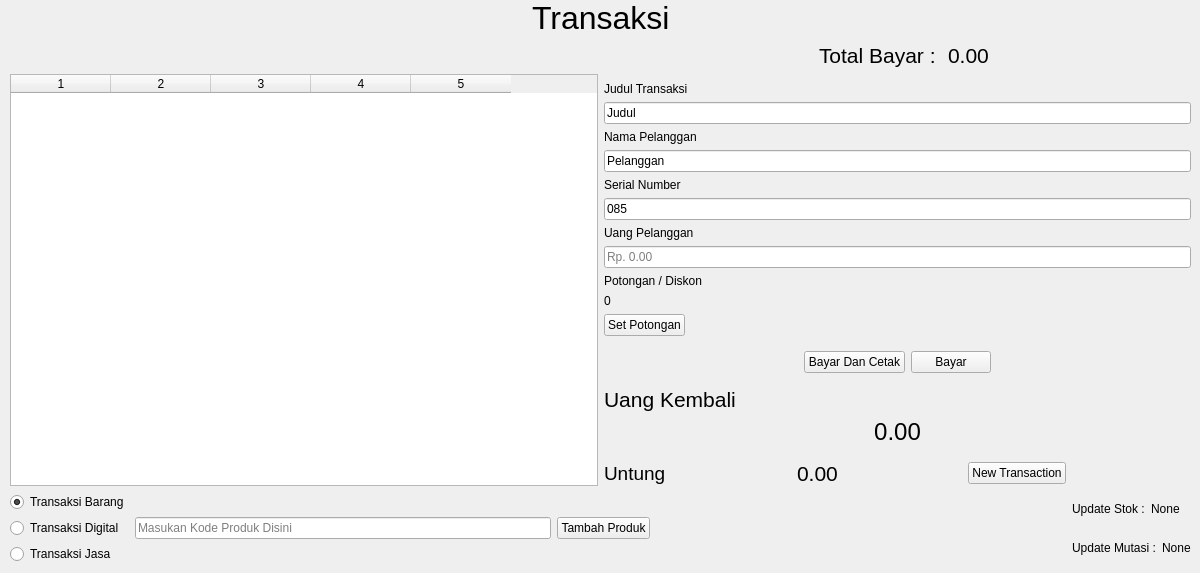
      <widget class="QWidget" name="pageTransaksi">
       <widget class="QWidget" name="verticalLayoutWidget_2">
        <property name="geometry">
         <rect>
          <x>10</x>
          <y>0</y>
          <width>1181</width>
          <height>564</height>
         </rect>
        </property>
        <layout class="QVBoxLayout" name="blokLayoutHalaman3">
         <item>
          <layout class="QHBoxLayout" name="blokLabelTransaksi">
           <item>
            <spacer name="horizontalSpacer_16">
             <property name="orientation">
              <enum>Qt::Horizontal</enum>
             </property>
             <property name="sizeHint" stdset="0">
              <size>
               <width>40</width>
               <height>20</height>
              </size>
             </property>
            </spacer>
           </item>
           <item>
            <widget class="QLabel" name="label_23">
             <property name="text">
              <string>&lt;html&gt;&lt;head/&gt;&lt;body&gt;&lt;p&gt;&lt;span style=&quot; font-size:24pt;&quot;&gt;Transaksi&lt;/span&gt;&lt;/p&gt;&lt;/body&gt;&lt;/html&gt;</string>
             </property>
            </widget>
           </item>
           <item>
            <spacer name="horizontalSpacer_8">
             <property name="orientation">
              <enum>Qt::Horizontal</enum>
             </property>
             <property name="sizeHint" stdset="0">
              <size>
               <width>40</width>
               <height>20</height>
              </size>
             </property>
            </spacer>
           </item>
          </layout>
         </item>
         <item>
          <layout class="QHBoxLayout" name="blokTotalBayar">
           <item>
            <layout class="QHBoxLayout" name="horizontalLayout_13">
             <item>
              <spacer name="horizontalSpacer_17">
               <property name="orientation">
                <enum>Qt::Horizontal</enum>
               </property>
               <property name="sizeHint" stdset="0">
                <size>
                 <width>40</width>
                 <height>20</height>
                </size>
               </property>
              </spacer>
             </item>
             <item>
              <spacer name="horizontalSpacer_20">
               <property name="orientation">
                <enum>Qt::Horizontal</enum>
               </property>
               <property name="sizeHint" stdset="0">
                <size>
                 <width>40</width>
                 <height>20</height>
                </size>
               </property>
              </spacer>
             </item>
             <item>
              <spacer name="horizontalSpacer_22">
               <property name="orientation">
                <enum>Qt::Horizontal</enum>
               </property>
               <property name="sizeHint" stdset="0">
                <size>
                 <width>40</width>
                 <height>20</height>
                </size>
               </property>
              </spacer>
             </item>
             <item>
              <spacer name="horizontalSpacer_21">
               <property name="orientation">
                <enum>Qt::Horizontal</enum>
               </property>
               <property name="sizeHint" stdset="0">
                <size>
                 <width>40</width>
                 <height>20</height>
                </size>
               </property>
              </spacer>
             </item>
             <item>
              <widget class="QLabel" name="label_18">
               <property name="text">
                <string>&lt;html&gt;&lt;head/&gt;&lt;body&gt;&lt;p&gt;&lt;span style=&quot; font-size:16pt;&quot;&gt;Total Bayar : &lt;/span&gt;&lt;/p&gt;&lt;/body&gt;&lt;/html&gt;</string>
               </property>
              </widget>
             </item>
             <item>
              <widget class="QLabel" name="labelTotalBayar">
               <property name="text">
                <string>&lt;html&gt;&lt;head/&gt;&lt;body&gt;&lt;p&gt;&lt;span style=&quot; font-size:16pt;&quot;&gt;0.00&lt;/span&gt;&lt;/p&gt;&lt;/body&gt;&lt;/html&gt;</string>
               </property>
              </widget>
             </item>
             <item>
              <spacer name="horizontalSpacer_19">
               <property name="orientation">
                <enum>Qt::Horizontal</enum>
               </property>
               <property name="sizeHint" stdset="0">
                <size>
                 <width>40</width>
                 <height>20</height>
                </size>
               </property>
              </spacer>
             </item>
            </layout>
           </item>
          </layout>
         </item>
         <item>
          <layout class="QHBoxLayout" name="blokTable">
           <item>
            <widget class="QTableWidget" name="tableWidgetTransaksi">
             <property name="columnCount">
              <number>5</number>
             </property>
             <column/>
             <column/>
             <column/>
             <column/>
             <column/>
            </widget>
           </item>
           <item>
            <layout class="QVBoxLayout" name="blokUangpelanggan">
             <item>
              <spacer name="verticalSpacer_7">
               <property name="orientation">
                <enum>Qt::Vertical</enum>
               </property>
               <property name="sizeHint" stdset="0">
                <size>
                 <width>20</width>
                 <height>40</height>
                </size>
               </property>
              </spacer>
             </item>
             <item>
              <widget class="QLabel" name="label_20">
               <property name="text">
                <string>Judul Transaksi</string>
               </property>
              </widget>
             </item>
             <item>
              <widget class="QLineEdit" name="lineEditJudulTransaksi">
               <property name="text">
                <string>Judul</string>
               </property>
              </widget>
             </item>
             <item>
              <widget class="QLabel" name="label_27">
               <property name="text">
                <string>Nama Pelanggan</string>
               </property>
              </widget>
             </item>
             <item>
              <widget class="QLineEdit" name="lineEditNamaPelanggan">
               <property name="text">
                <string>Pelanggan</string>
               </property>
              </widget>
             </item>
             <item>
              <widget class="QLabel" name="label_26">
               <property name="text">
                <string>Serial Number</string>
               </property>
              </widget>
             </item>
             <item>
              <widget class="QLineEdit" name="lineEditNomorPelanggan">
               <property name="text">
                <string>085</string>
               </property>
              </widget>
             </item>
             <item>
              <widget class="QLabel" name="label_22">
               <property name="text">
                <string>Uang Pelanggan </string>
               </property>
              </widget>
             </item>
             <item>
              <widget class="QLineEdit" name="lineEditUangPelanggan">
               <property name="placeholderText">
                <string>Rp. 0.00</string>
               </property>
              </widget>
             </item>
             <item>
              <widget class="QLabel" name="label_25">
               <property name="text">
                <string>Potongan / Diskon</string>
               </property>
              </widget>
             </item>
             <item>
              <widget class="QLabel" name="labelDiskon">
               <property name="text">
                <string>0</string>
               </property>
              </widget>
             </item>
             <item>
              <layout class="QHBoxLayout" name="horizontalLayout_19">
               <item>
                <widget class="QPushButton" name="pushButtonPotongan">
                 <property name="text">
                  <string>Set Potongan</string>
                 </property>
                </widget>
               </item>
               <item>
                <spacer name="horizontalSpacer_29">
                 <property name="orientation">
                  <enum>Qt::Horizontal</enum>
                 </property>
                 <property name="sizeHint" stdset="0">
                  <size>
                   <width>40</width>
                   <height>20</height>
                  </size>
                 </property>
                </spacer>
               </item>
              </layout>
             </item>
             <item>
              <spacer name="verticalSpacer_10">
               <property name="orientation">
                <enum>Qt::Vertical</enum>
               </property>
               <property name="sizeHint" stdset="0">
                <size>
                 <width>20</width>
                 <height>40</height>
                </size>
               </property>
              </spacer>
             </item>
             <item>
              <layout class="QHBoxLayout" name="horizontalLayout_17">
               <item>
                <spacer name="horizontalSpacer_24">
                 <property name="orientation">
                  <enum>Qt::Horizontal</enum>
                 </property>
                 <property name="sizeHint" stdset="0">
                  <size>
                   <width>40</width>
                   <height>20</height>
                  </size>
                 </property>
                </spacer>
               </item>
               <item>
                <widget class="QPushButton" name="pushButtonBayarCetak">
                 <property name="text">
                  <string>Bayar Dan Cetak</string>
                 </property>
                </widget>
               </item>
               <item>
                <widget class="QPushButton" name="pushButtonBayar">
                 <property name="text">
                  <string>Bayar</string>
                 </property>
                </widget>
               </item>
               <item>
                <spacer name="horizontalSpacer_23">
                 <property name="orientation">
                  <enum>Qt::Horizontal</enum>
                 </property>
                 <property name="sizeHint" stdset="0">
                  <size>
                   <width>40</width>
                   <height>20</height>
                  </size>
                 </property>
                </spacer>
               </item>
              </layout>
             </item>
             <item>
              <spacer name="verticalSpacer_9">
               <property name="orientation">
                <enum>Qt::Vertical</enum>
               </property>
               <property name="sizeHint" stdset="0">
                <size>
                 <width>20</width>
                 <height>40</height>
                </size>
               </property>
              </spacer>
             </item>
             <item>
              <widget class="QLabel" name="label_24">
               <property name="text">
                <string>&lt;html&gt;&lt;head/&gt;&lt;body&gt;&lt;p&gt;&lt;span style=&quot; font-size:16pt;&quot;&gt;Uang Kembali&lt;/span&gt;&lt;/p&gt;&lt;/body&gt;&lt;/html&gt;</string>
               </property>
              </widget>
             </item>
             <item>
              <widget class="QLabel" name="labelUangKembali">
               <property name="text">
                <string>&lt;html&gt;&lt;head/&gt;&lt;body&gt;&lt;p&gt;&lt;span style=&quot; font-size:18pt;&quot;&gt;0.00&lt;/span&gt;&lt;/p&gt;&lt;/body&gt;&lt;/html&gt;</string>
               </property>
               <property name="alignment">
                <set>Qt::AlignCenter</set>
               </property>
              </widget>
             </item>
             <item>
              <spacer name="verticalSpacer_8">
               <property name="orientation">
                <enum>Qt::Vertical</enum>
               </property>
               <property name="sizeHint" stdset="0">
                <size>
                 <width>20</width>
                 <height>40</height>
                </size>
               </property>
              </spacer>
             </item>
             <item>
              <layout class="QHBoxLayout" name="horizontalLayout_18">
               <item>
                <widget class="QLabel" name="label_28">
                 <property name="text">
                  <string>&lt;html&gt;&lt;head/&gt;&lt;body&gt;&lt;p&gt;&lt;span style=&quot; font-size:14pt;&quot;&gt;Untung&lt;/span&gt;&lt;/p&gt;&lt;/body&gt;&lt;/html&gt;</string>
                 </property>
                </widget>
               </item>
               <item>
                <spacer name="horizontalSpacer_28">
                 <property name="orientation">
                  <enum>Qt::Horizontal</enum>
                 </property>
                 <property name="sizeHint" stdset="0">
                  <size>
                   <width>40</width>
                   <height>20</height>
                  </size>
                 </property>
                </spacer>
               </item>
               <item>
                <widget class="QLabel" name="labelUntung">
                 <property name="text">
                  <string>&lt;html&gt;&lt;head/&gt;&lt;body&gt;&lt;p&gt;&lt;span style=&quot; font-size:16pt;&quot;&gt;0.00&lt;/span&gt;&lt;/p&gt;&lt;/body&gt;&lt;/html&gt;</string>
                 </property>
                </widget>
               </item>
               <item>
                <spacer name="horizontalSpacer_27">
                 <property name="orientation">
                  <enum>Qt::Horizontal</enum>
                 </property>
                 <property name="sizeHint" stdset="0">
                  <size>
                   <width>40</width>
                   <height>20</height>
                  </size>
                 </property>
                </spacer>
               </item>
               <item>
                <widget class="QPushButton" name="pushButtonClearUangKembali">
                 <property name="text">
                  <string>New Transaction</string>
                 </property>
                </widget>
               </item>
               <item>
                <spacer name="horizontalSpacer_26">
                 <property name="orientation">
                  <enum>Qt::Horizontal</enum>
                 </property>
                 <property name="sizeHint" stdset="0">
                  <size>
                   <width>40</width>
                   <height>20</height>
                  </size>
                 </property>
                </spacer>
               </item>
              </layout>
             </item>
            </layout>
           </item>
          </layout>
         </item>
         <item>
          <layout class="QHBoxLayout" name="blokInputCode">
           <item>
            <layout class="QVBoxLayout" name="blockPilihanTransaksi">
             <item>
              <widget class="QRadioButton" name="radioButtonTransaksiBarang">
               <property name="text">
                <string>Transaksi Barang</string>
               </property>
               <property name="checked">
                <bool>true</bool>
               </property>
              </widget>
             </item>
             <item>
              <widget class="QRadioButton" name="radioButtonTransaksiDigital">
               <property name="text">
                <string>Transaksi Digital</string>
               </property>
               <property name="checked">
                <bool>false</bool>
               </property>
              </widget>
             </item>
             <item>
              <widget class="QRadioButton" name="radioButtonTransaksiJasa">
               <property name="text">
                <string>Transaksi Jasa</string>
               </property>
              </widget>
             </item>
            </layout>
           </item>
           <item>
            <widget class="QLineEdit" name="lineEditKodeProduk">
             <property name="placeholderText">
              <string>Masukan Kode Produk Disini</string>
             </property>
            </widget>
           </item>
           <item>
            <widget class="QPushButton" name="pushButtonKodeProduk">
             <property name="text">
              <string>Tambah Produk</string>
             </property>
            </widget>
           </item>
           <item>
            <spacer name="horizontalSpacer_18">
             <property name="orientation">
              <enum>Qt::Horizontal</enum>
             </property>
             <property name="sizeHint" stdset="0">
              <size>
               <width>40</width>
               <height>20</height>
              </size>
             </property>
            </spacer>
           </item>
           <item>
            <layout class="QVBoxLayout" name="verticalLayout_8">
             <item>
              <layout class="QHBoxLayout" name="horizontalLayout_15">
               <item>
                <widget class="QLabel" name="label_29">
                 <property name="text">
                  <string>Update Stok :</string>
                 </property>
                </widget>
               </item>
               <item>
                <widget class="QLabel" name="labelUpdateStok">
                 <property name="text">
                  <string>None</string>
                 </property>
                </widget>
               </item>
              </layout>
             </item>
             <item>
              <layout class="QHBoxLayout" name="horizontalLayout_16">
               <item>
                <widget class="QLabel" name="label_31">
                 <property name="text">
                  <string>Update Mutasi :</string>
                 </property>
                </widget>
               </item>
               <item>
                <widget class="QLabel" name="labelUpdateMutasi">
                 <property name="text">
                  <string>None</string>
                 </property>
                </widget>
               </item>
              </layout>
             </item>
            </layout>
           </item>
           <item>
            <layout class="QHBoxLayout" name="horizontalLayout_14"/>
           </item>
          </layout>
         </item>
        </layout>
       </widget>
      </widget>
